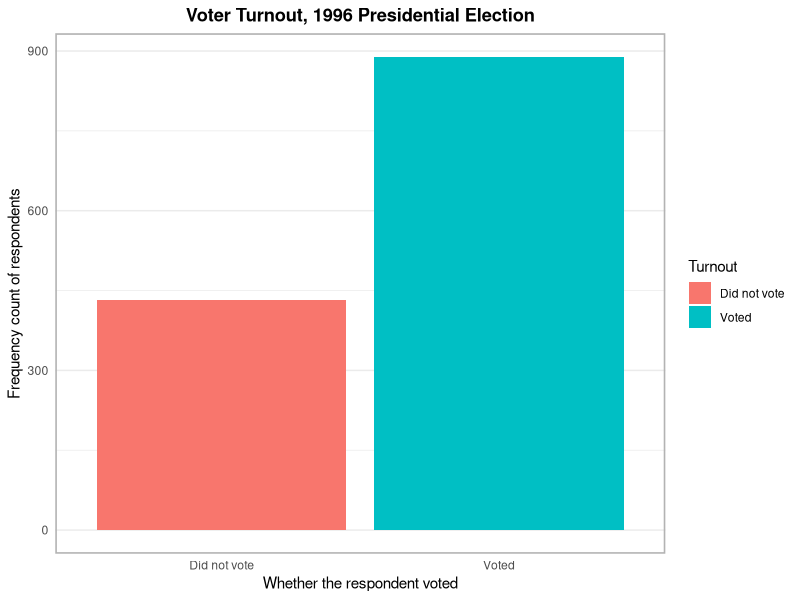
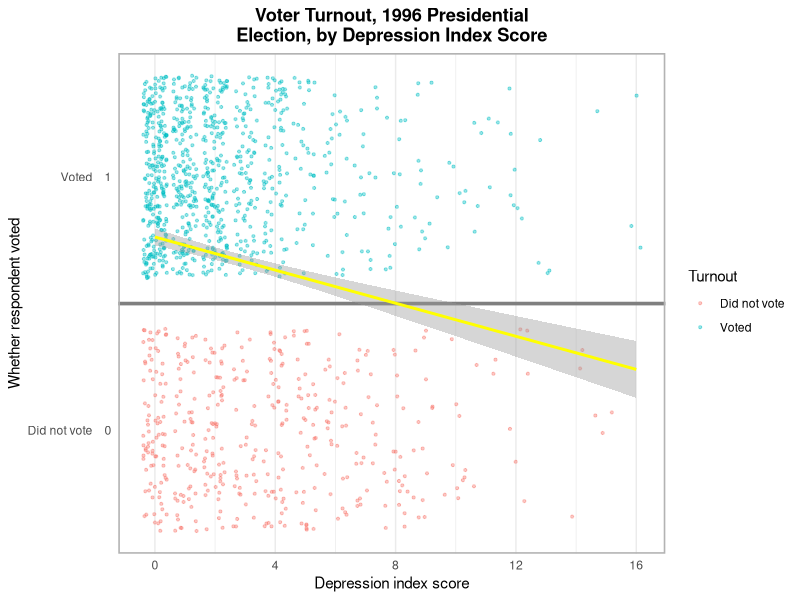
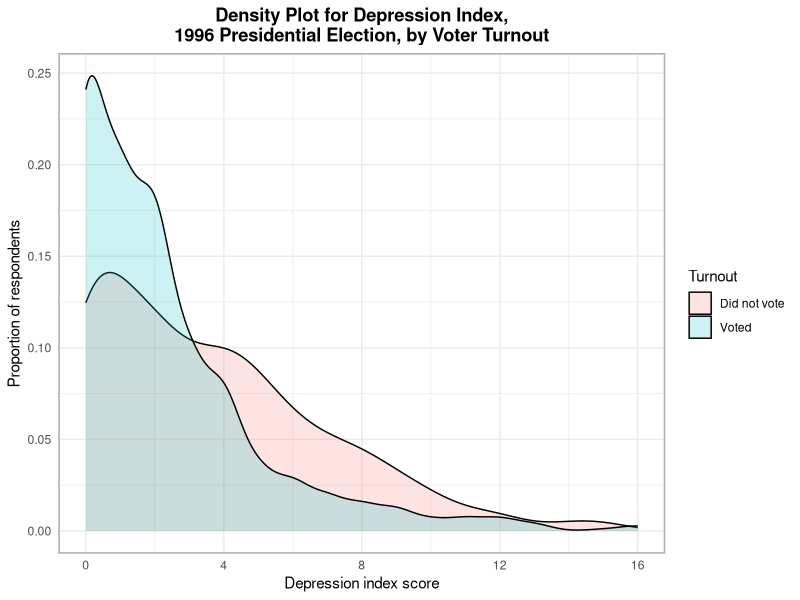
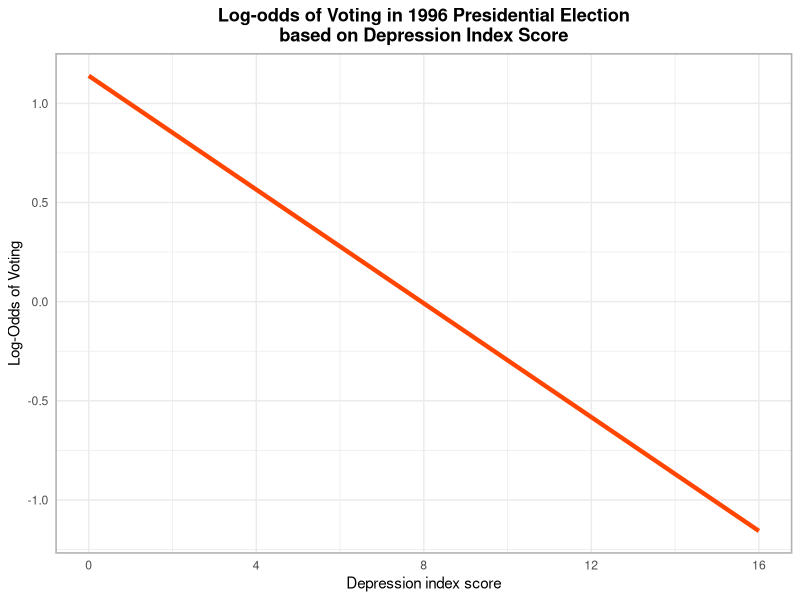
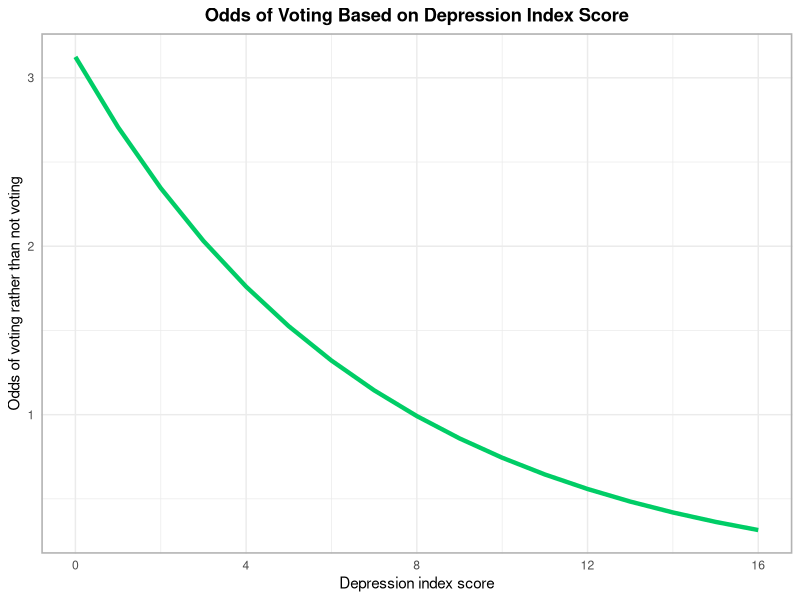
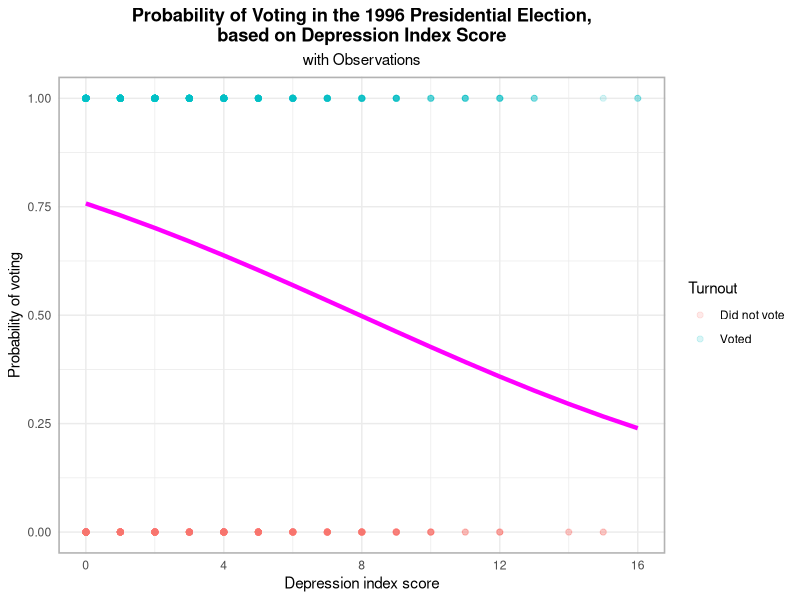

Generate these figures, in order, with R: (Note: this script raises an error after producing the figures.)
## ---- chunk 1
knitr::opts_chunk$set(cache = TRUE)

library(ggplot2)
library(dplyr)
library(tidyr)
library(tidyverse)
library(modelr)
library(broom)
library(forcats)
library(caret)
library(pROC)

options(na.action = na.warn)
set.seed(1234)

theme_set(theme_minimal())

options(warn=-1)
## ---- chunk 2
df = read.csv('data/mental_health.csv')
df = df[(!is.na(df$vote96) & !is.na(df$mhealth_sum)), ]
df$Turnout = factor(df$vote96, labels = c("Did not vote", "Voted"))
## ---- chunk 3
ggplot(df, aes(x=Turnout, fill=Turnout)) + geom_bar() +
       ylab("Frequency count of respondents") +
       xlab("Whether the respondent voted") +
       ggtitle("Voter Turnout, 1996 Presidential Election") +
       theme(plot.title = element_text(hjust = 0.5, face="bold"),
       panel.grid.major.x = element_blank(), panel.grid.minor.x = element_blank(),
       panel.border = element_rect(linetype = "solid", color = "grey70", fill=NA, size=1.1)) +
       scale_y_continuous(breaks = c(0,300,600,900))
## ---- chunk 4

ggplot(df, aes(x=mhealth_sum, y=vote96)) + 
       geom_point(aes(color=Turnout), size=.75, alpha=.4, position="jitter") + 
       geom_hline(aes(yintercept=.5), size=1.25, color = "grey50") + 
       geom_smooth(method = "lm", color = "yellow") + 
       xlab("Depression index score") + ylab("Whether respondent voted") + 
       ggtitle("Voter Turnout, 1996 Presidential\nElection, by Depression Index Score") +
       theme(plot.title = element_text(hjust = 0.5, face="bold"),
       panel.grid.major.y = element_blank(), panel.grid.minor.y = element_blank(),
       panel.border = element_rect(linetype = "solid", color = "grey70", fill=NA, size=1.1)) + 
       scale_x_continuous(breaks = c(0,4,8,12,16)) +
       scale_y_continuous(breaks=0:1, labels = c("Did not vote    0","Voted    1"))
## ---- chunk 5

ggplot(df, aes(mhealth_sum, fill = Turnout)) + geom_density(alpha = 0.2) + 
       xlab("Depression index score") + ylab("Proportion of respondents") + 
       ggtitle("Density Plot for Depression Index,\n1996 Presidential Election, by Voter Turnout") +
       theme(plot.title = element_text(hjust = 0.5, face="bold"),
             panel.border = element_rect(linetype = "solid", color = "grey70", fill=NA, size=1.1)) +
       scale_x_continuous(breaks = c(0,4,8,12,16))
## ---- chunk 6

PRE = function(model){
  y = model$y
  y.hat = round(model$fitted.values)
  
  E1 = sum(y != median(y))
  E2 = sum(y != y.hat)
  
  PRE = (E1 - E2) / E1
  return(PRE)
}

logit2prob = function(x){
  exp(x) / (1 + exp(x))
}

prob2odds = function(x){
  x / (1 - x)
}

prob2logodds = function(x){
  log(prob2odds(x))
}

calcodds = function(x){
  exp(int + coeff * x)
}

oddsratio = function(x,y){
  exp(coeff * (x - y))
}

calcprob = function(x){
  exp(int + coeff * x) / (1 + exp(int + coeff * x))
}

firstdifference = function(x,y){
  calcprob(y) - calcprob(x)
}

threshold_compare = function(thresh, dataframe, model){
  pred <- dataframe %>%
          add_predictions(model) %>%
          mutate(pred = logit2prob(pred),
          pred = as.numeric(pred > thresh))
  
  cm = confusionMatrix(pred$pred, pred$vote96, dnn = c("Prediction", "Actual"), positive = '1')

  data_frame(threshold = thresh,
             sensitivity = cm$byClass[["Sensitivity"]],
             specificity = cm$byClass[["Specificity"]],
             accuracy = cm$overall[["Accuracy"]])
}
## ---- chunk 7

logit_voted_depression = glm(vote96 ~ mhealth_sum, family = binomial, data=df)
summary(logit_voted_depression)
## ---- chunk 8

int = tidy(logit_voted_depression)[1,2]
coeff = tidy(logit_voted_depression)[2,2]

voted_depression_pred = df %>%
                        add_predictions(logit_voted_depression) %>%
                        mutate(prob = logit2prob(pred)) %>%
                        mutate(odds = prob2odds(prob))

voted_depression_accuracy = df %>%
                            add_predictions(logit_voted_depression) %>%
                            mutate(pred = logit2prob(pred),
                            pred = as.numeric(pred > .5))
## ---- chunk 9

ggplot(voted_depression_pred, aes(mhealth_sum, pred)) +
       geom_line(color="orangered1", size=1.5) +
       labs(title = "Log-odds of Voting in 1996 Presidential Election\nbased on Depression Index Score",
            x = "Depression index score",
            y = "Log-Odds of Voting") + 
       theme(plot.title = element_text(hjust = 0.5, face="bold"),
             panel.border = element_rect(linetype = "solid", color = "grey70", fill=NA, size=1.1)) +
       scale_x_continuous(breaks = c(0,4,8,12,16))
## ---- chunk 10
#$$
#Odds\_of\_voting = \frac{p(depression\_index\_score)}{1 - p(depression\_index\_score)} = e^{1.13921 - (0.1434752 \times depression\_index\_score)}
#$$
## ---- chunk 11
ggplot(voted_depression_pred, aes(mhealth_sum, odds)) +
       geom_line(color = "springgreen3", size = 1.5) +
       labs(title = "Odds of Voting Based on Depression Index Score",
            x = "Depression index score",
            y = "Odds of voting rather than not voting") +
       theme(plot.title = element_text(hjust = 0.5, face="bold"),
             panel.border = element_rect(linetype = "solid", color = "grey70", fill=NA, size=1.1)) +
       scale_x_continuous(breaks = c(0,4,8,12,16))
## ---- chunk 12

ggplot(voted_depression_pred, aes(x=mhealth_sum, y=vote96)) + 
       geom_point(aes(color=Turnout), size=1.75, alpha=.15) + 
       geom_line(aes(y = prob), color = "magenta", size = 1.5) +
       labs(title = "Probability of Voting in the 1996 Presidential Election,\nbased on Depression Index Score",
            subtitle = "with Observations",
            x = "Depression index score",
            y = "Probability of voting") +
       theme(plot.title = element_text(hjust = 0.5, face="bold"),
             plot.subtitle = element_text(hjust = 0.5),
             panel.border = element_rect(linetype = "solid", color = "grey70", fill=NA, size=1.1)) +
       scale_x_continuous(breaks = c(0,4,8,12,16))
## ---- chunk 13

ar = mean(voted_depression_accuracy$vote96 == voted_depression_accuracy$pred, na.rm = TRUE)

uc = median(df$vote96)

cm.5_voted_depression <- confusionMatrix(voted_depression_accuracy$pred, voted_depression_accuracy$vote96,
                         dnn = c("Prediction", "Actual"), positive = '1')

cm.5_table = cm.5_voted_depression$table

actlpos = cm.5_table[1,2] + cm.5_table[2,2]
predposcrrct = cm.5_table[2,2]

actlneg = cm.5_table[1,1] + cm.5_table[2,1]
prednegcrrct = cm.5_table[1,1]

tpr.notes =  predposcrrct / actlpos
tnr.notes =  prednegcrrct / actlneg

tpr.cm.5 = sum(cm.5_voted_depression$byClass[1])
tnr.cm.5 = sum(cm.5_voted_depression$byClass[2])

threshold_x = seq(0, 1, by = .001) %>%
              map_df(threshold_compare, df, logit_voted_depression)

auc_x_voted_depression <- auc(voted_depression_pred$vote96, voted_depression_pred$prob)
## ---- chunk 14

threshold_x %>% gather(measure, value, -threshold) %>%
            mutate(measure = factor(measure, labels = c("Accuracy", "Sensitivity (TPR)",
            "Specificity (TNR)"))) %>%
            ggplot(aes(threshold, value, color = measure, linetype = measure)) +
            geom_line() +
            labs(x = "Threshold", y = "Rate", color = "Measure", linetype = "Measure",
                 title =  "Accuracy, Sensitivity, & Specificity\nRates at Varying Thresholds") +
            theme(plot.title = element_text(hjust = 0.5, face="bold"),
            plot.subtitle = element_text(hjust = 0.5),
            panel.border = element_rect(linetype = "solid", color = "grey70", fill=NA, size=1.1))
## ---- chunk 15

ggplot(threshold_x, aes(1 - specificity, sensitivity)) +
       geom_line(color="darkturquoise", size=1.5) +
       geom_abline(slope = 1, linetype = 5, color = "deeppink", size=1.5) +
       labs(title =  "ROC Curve:  Voting Behavior, 1996,\nas predicted by Depression Index Score",
            x = "False Positive Rate (1 - Specificity)",
            y = "True Positive Rate (Sensitivity)") +
            theme(plot.title = element_text(hjust = 0.5, face="bold"),
            plot.subtitle = element_text(hjust = 0.5),
            panel.border = element_rect(linetype = "solid", color = "grey70", fill=NA, size=1.1))
## ---- chunk 16
#$$
#Pr(Y_i = y_i|\pi_i) = \pi_i^{y_i}(1-\pi_i)^{(1-y_i)}
#$$
## ---- chunk 17
#$$
#g(\pi_i) \equiv \eta_i = \beta_0 + \beta_1DepressionIndexScore_i + \beta_2Age_i + \beta_3Income10K_i
#$$
## ---- chunk 18
#$$
#\pi_i = \frac{e^{\eta_i}}{1 + e^{\eta_i}}
#$$
## ---- chunk 19

logit_voted_mv = glm(vote96 ~ mhealth_sum + age + inc10, family = binomial, data=df)
summary(logit_voted_mv)
## ---- chunk 20

b0_mv = tidy(logit_voted_mv)[1,2]
b1_mv = tidy(logit_voted_mv)[2,2]
b2_mv = tidy(logit_voted_mv)[3,2]
b3_mv = tidy(logit_voted_mv)[4,2]

voted_mv_pred = df[(!is.na(df$age) & !is.na(df$inc10)), ] %>%
                data_grid(mhealth_sum, age = c(25,65), inc10 = c(5,10,15)) %>%
                add_predictions(logit_voted_mv) %>%
                mutate(prob = logit2prob(pred)) %>%
                mutate(odds = prob2odds(prob)) %>%
                mutate(age = factor(age, levels = c(25, 65), labels = c("Younger", "Older")),
                       inc10 = factor(inc10, levels = c(5, 10, 15),
                                       labels = c("Low income", "Medium income", "High income")))# %>%
                #mutate(age_inc = interaction(factor(age), factor(inc10)))
  
voted_mv_accuracy <- df[(!is.na(df$age) & !is.na(df$inc10)), ] %>%
                     add_predictions(logit_voted_mv) %>%
                     mutate(pred = logit2prob(pred),
                     pred = as.numeric(pred > .5))
## ---- chunk 21

calcodds_mv = function(mhealth,age,income10K){
  exp(b0_mv + b1_mv * mhealth + b2_mv * age + b3_mv * income10K)
  }

oddsratio_mv = function(x,y,n){
  if (n == 1){
    exp(b1_mv * (x - y))
  }
  else if (n == 2){
    exp(b2_mv * (x - y))
  }
  else if (n == 3){
    exp(b3_mv * (x - y))
  }
}

calcprob_mv = function(mhealth,age,income10K){
  power = b0_mv + b1_mv * mhealth + b2_mv * age + b3_mv * income10K
  exp(power) / (1 + exp(power))
}


firstdifference_mv = function(x,y,n){
  mh_med = median(df$mhealth_sum, na.rm = TRUE)
  age_med = median(df$age, na.rm = TRUE)
  inc_med = median(df$inc10, na.rm = TRUE)
  if(n == 3){
      calcprob_mv(mh_med,age_med,y) - calcprob_mv(mh_med,age_med,x)
  }
  else if (n == 1){
      calcprob_mv(y,age_med,inc_med) - calcprob_mv(x,age_med,inc_med)
  }
  else if(n == 2)
      calcprob_mv(mh_med,y,inc_med) - calcprob_mv(mh_med,x,inc_med)
  }
## ---- chunk 22

ggplot(voted_mv_pred, aes(mhealth_sum, pred)) +
       geom_line(size=1.5, aes(linetype=age, color=inc10)) +
       labs(title = "Predicted Log-odds of Voting in 1996 Presidential Election\nbased on Depression Index Score, Age, & Income",
            x = "Depression index score",
            y = "Predicted Log-Odds of Voting") + scale_color_discrete(name="Income") + scale_linetype(name="Age")+ 
       theme(plot.title = element_text(hjust = 0.5, face="bold"),
             panel.border = element_rect(linetype = "solid", color = "grey70", fill=NA, size=1.1)) +
       scale_x_continuous(breaks = c(0,4,8,12,16))
## ---- chunk 23
ggplot(voted_mv_pred, aes(mhealth_sum, odds, color =inc10)) +
       geom_line(size = 1.5, aes(linetype=age)) +
       labs(title = "Predicted Odds of Voting in 1996 Presidential Election\nbased on Depression Index Score, Age, & Income",
            x = "Depression index score",
            y = "Predicted odds of voting rather than not voting") + scale_color_discrete(name="Income") + scale_linetype(name="Age") + 
       theme(plot.title = element_text(hjust = 0.5, face="bold"),
             panel.border = element_rect(linetype = "solid", color = "grey70", fill=NA, size=1.1)) +
       scale_x_continuous(breaks = c(0,4,8,12,16)) + scale_y_continuous(breaks = c(0,4,8,12,16, 20, 24, 28))
## ---- chunk 24

ggplot(voted_mv_pred, aes(x=mhealth_sum, y=prob, color = inc10)) + 
       geom_line(size = 1.5, aes(linetype=age)) +
       labs(title = "Probability of Voting in 1996 Presidential Election\nbased on Depression Index Score, Age, & Income",
            x = "Depression index score",
            y = "Probability of voting") + scale_color_discrete(name="Income") + scale_linetype(name="Age") + 
       theme(plot.title = element_text(hjust = 0.5, face="bold"),
             panel.border = element_rect(linetype = "solid", color = "grey70", fill=NA, size=1.1)) + ylim(0,1) +
       scale_x_continuous(breaks = c(0,4,8,12,16))
## ---- chunk 25

ar_mv = mean(voted_mv_accuracy$vote96 == voted_mv_accuracy$pred, na.rm = TRUE)

uc_mv = median(voted_mv_accuracy$vote96)

cm.5_mv = confusionMatrix(voted_mv_accuracy$pred, voted_mv_accuracy$vote96,
                         dnn = c("Prediction", "Actual"), positive = '1')

cm.5_mv_table = cm.5_mv$table

actlpos_mv = cm.5_mv_table[1,2] + cm.5_mv_table[2,2]
predposcrrct_mv = cm.5_mv_table[2,2]

actlneg_mv = cm.5_mv_table[1,1] + cm.5_mv_table[2,1]
prednegcrrct_mv = cm.5_mv_table[1,1]

tpr.notes_mv =  predposcrrct_mv / actlpos_mv
tnr.notes_mv =  prednegcrrct_mv / actlneg_mv

tpr.cm.5_mv = sum(cm.5_mv$byClass[1])
tnr.cm.5_mv = sum(cm.5_mv$byClass[2])

threshold_x_mv = seq(0, 1, by = .001) %>%
                 map_df(threshold_compare, df, logit_voted_mv)


auc_x_voted_mv = auc(voted_mv_accuracy$vote96, voted_mv_accuracy$pred)
## ---- chunk 26

threshold_x_mv %>% gather(measure, value, -threshold) %>%
                   mutate(measure = factor(measure, labels = c("Accuracy", "Sensitivity (TPR)",
                   "Specificity (TNR)"))) %>%
                   ggplot(aes(threshold, value, color = measure, linetype = measure)) +
                   geom_line() +
                   labs(x = "Threshold", y = "Rate", color = "Measure", linetype = "Measure",
                   title =  "Accuracy, Sensitivity, & Specificity\nRates at Varying Thresholds") +
                   theme(plot.title = element_text(hjust = 0.5, face="bold"),
                   plot.subtitle = element_text(hjust = 0.5),
                   panel.border = element_rect(linetype = "solid", color = "grey70", fill=NA, size=1.1))
## ---- chunk 27

ggplot(threshold_x_mv, aes(1 - specificity, sensitivity)) +
       geom_line(color="darkturquoise", size=1.5) +
       geom_abline(slope = 1, linetype = 5, color = "deeppink", size=1.5) +
       labs(title =  "ROC Curve:  Voting Behavior, 1996, as predicted by\nDepression Index Score, Age, and Income",
            x = "False Positive Rate (1 - Specificity)",
            y = "True Positive Rate (Sensitivity)") +
            theme(plot.title = element_text(hjust = 0.5, face="bold"),
            plot.subtitle = element_text(hjust = 0.5),
            panel.border = element_rect(linetype = "solid", color = "grey70", fill=NA, size=1.1))
## ---- chunk 28
df2 = read.csv('data/gss2006.csv')
df2 = df2[(!is.na(df2$tvhours) & !is.na(df2$hrsrelax) & !is.na(df2$social_connect)), ]
df2$social_connect = factor(df2$social_connect, labels = c("Low", "Medium", "High"))
## ---- chunk 29
#$$
#P(Y_i = y_i|\mu) = \frac{\mu^ke^{-y_i}}{y_i!}
#$$
## ---- chunk 30
#$$
#\eta_i = \beta_0 + \beta_1HoursRelax_i + \beta_2SocialConnect_i
#$$
## ---- chunk 31
#$$
#\mu_i = ln(\eta_i)
#$$
## ---- chunk 32

poisson_tv <- glm(tvhours ~ hrsrelax + social_connect, family = "poisson", data = df2)
summary(poisson_tv)
## ---- chunk 33
df2 %>%
  data_grid(hrsrelax, social_connect) %>%
  add_predictions(poisson_tv) %>%
  ggplot(aes(hrsrelax, pred, color=social_connect)) +
  geom_line(size = 1.5) +
  labs(title =  "Television Consumption (Log-Hours) as Predicted\nby Hours of Relaxation and Social Connectedness",
            x = "Hours of relaxation",
            y = "Predicted log-count of television hours") + 
            theme(plot.title = element_text(hjust = 0.5, face="bold"),
            plot.subtitle = element_text(hjust = 0.5),
            panel.border = element_rect(linetype = "solid", color = "grey70", fill=NA, size=1.1)) +
            scale_color_discrete(name="Social Connectedness") + 
            scale_x_continuous(breaks = c(0,6,12,18,24))
## ---- chunk 34
df2 %>%
  data_grid(hrsrelax, social_connect) %>%
  add_predictions(poisson_tv) %>%
  mutate(pred = exp(pred)) %>%
  ggplot(aes(hrsrelax, pred, color=social_connect)) +
  geom_line(size=1.5) +
  labs(title =  "Television Consumption (Hours) as Predicted\nby Hours of Relaxation and Social Connectedness",
       x = "Hours of relaxation",
       y = "Predicted count of television hours") + 
       theme(plot.title = element_text(hjust = 0.5, face="bold"),
       plot.subtitle = element_text(hjust = 0.5),
       panel.border = element_rect(linetype = "solid", color = "grey70", fill=NA, size=1.1)) +
       scale_color_discrete(name="Social Connectedness") + 
       scale_x_continuous(breaks = c(0,6,12,18,24))
## ---- chunk 35

quasipoisson_tv <- glm(tvhours ~ hrsrelax + social_connect, family = "quasipoisson", data = df2)
summary(quasipoisson_tv)
